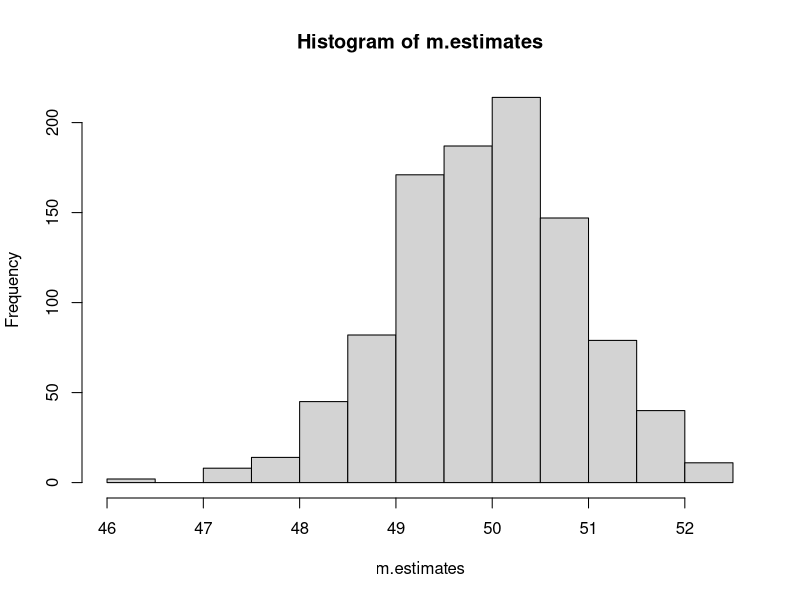
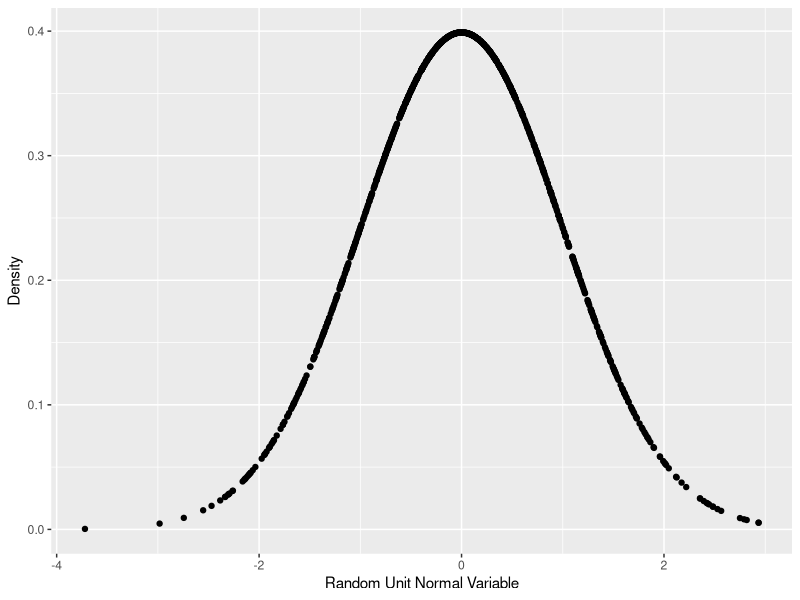
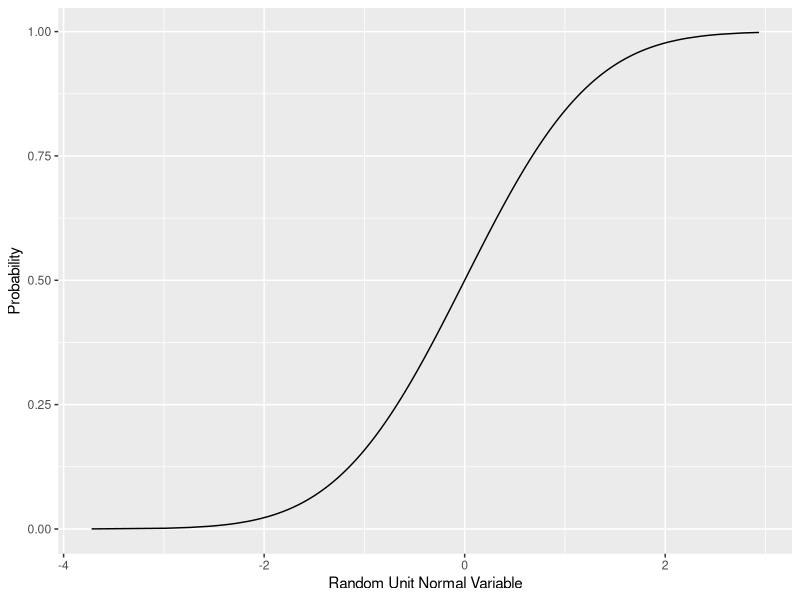
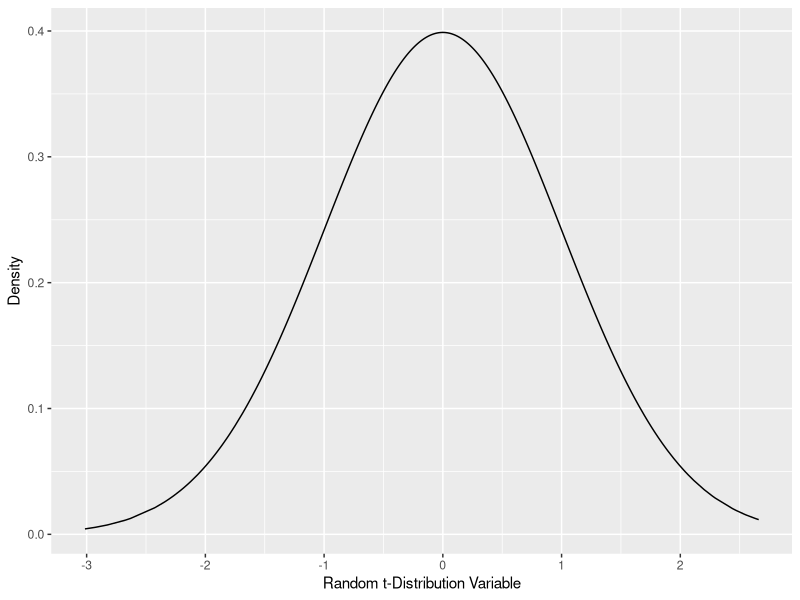
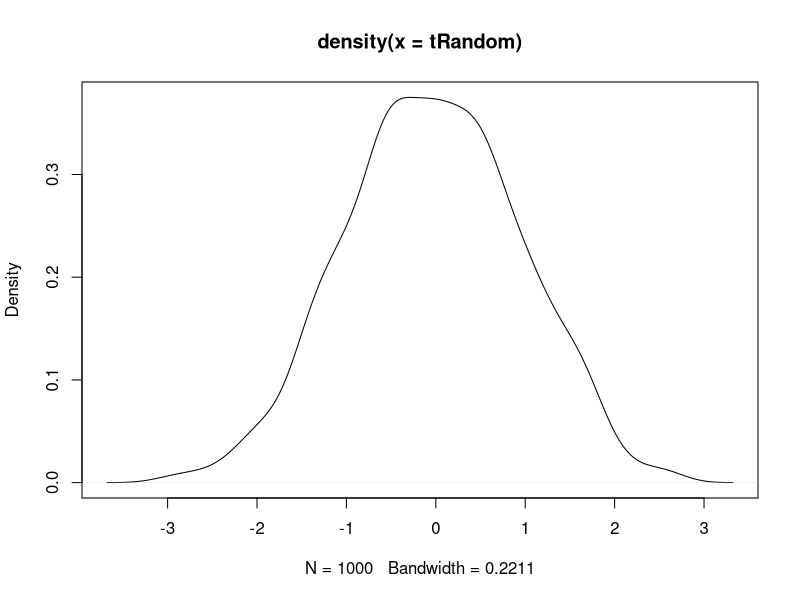
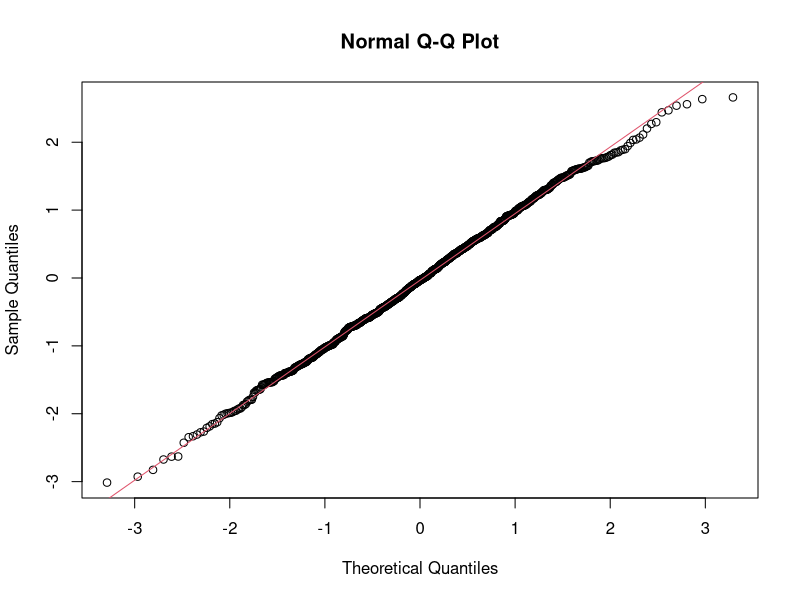
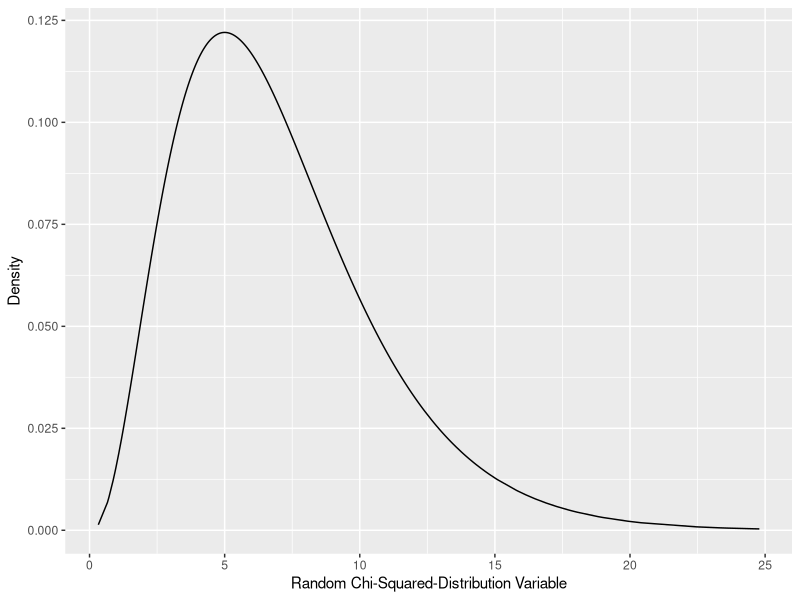

Here is the R script that generated these plots, in order:
# File: Sampling_normal_distribution.R
#------------------------------------
# Sample Statistic vs. Population Parameter
#    from the normal (Gaussian) distribution
#-------------------------------------

# Population Parameter: mu
# Sample Statistic: X_bar
# mu : mean
# sigma^2: variance
# sd = sqrt(variance) : standard deviation (S)
rand.normal <- rnorm (n=100, mean = 50, sd = 5)
mean (rand.normal) # sample mean
sd (rand.normal)   # sample standard deviation

# population mean estimates
m.estimates <- sapply (1:1000, 
          FUN=function(iter) { 
            mean(rnorm(100, mean=50, sd=10)) 
          })
hist(m.estimates)

mean (m.estimates)
# S.E. = standard error
var (m.estimates)

#------------------------------------
# Explore unit normal distribution
#-------------------------------------

# Generate 1000 points with the unit normal distribution
randUnitNormal <- rnorm(1000, mean=0, sd = 1)

# Calculate their distribution
densityRandUnitNormal <- dnorm(randUnitNormal)

# Plot the ditribution
require(ggplot2)
df <- data.frame(x=randUnitNormal, y=densityRandUnitNormal)
ggplot(df) + aes(x=x, y=y) + geom_point() +
         labs(x="Random Unit Normal Variable", y="Density")

# Compute the probability that x is less than 1.64
pnorm(1.64)

# Compute the probability that x lies between -1.96 and 1.96
pnorm(1.96) - pnorm(-1.96)

# Compute cumulative probability distribution
probabilityRandUnitNormal <- pnorm(randUnitNormal)
df2 <- data.frame(x=randUnitNormal, y=probabilityRandUnitNormal)
ggplot(df2) + aes(x=x, y=y) + geom_line() +
     labs(x="Random Unit Normal Variable", y="Probability")

1 - pnorm(1.96)

#------------------------------------
# Explore  t-distribution
#-------------------------------------

# Generate n random numbers from the t-distribution
# with n degrees of freedom
n = 1000
degf <- n
tRandom <- rt(n, df=degf)

# Confirm that the empirical mean is zero 
# and the variance of n / (n-2)
mean(tRandom)
var(tRandom)

# Compute and Plot the t-distribution
require(ggplot2)
densityTRandom <- dt(tRandom, df=degf)
df <- data.frame(x=tRandom, y=densityTRandom)
ggplot(df) + aes(x=x, y=y) + geom_line() +
  labs(x="Random t-Distribution Variable", y="Density")

# Use a Shapiro-Wilk test to check 
# whether tRandom is from the normal distribution
# when the p-value is lower than 0.05, 
# conclude that the sample deviates from normality
plot(density(tRandom))
shapiro.test(tRandom)

# Plot using the qqnorm()
qqnorm(tRandom)
qqline(tRandom, col=2)

#------------------------------------------
# Comparative analysis of t-distributions
# for different values  of n, sample size
#------------------------------------------



#------------------------------------
# Explore  Chi-squared-distribution
#-------------------------------------

# Generate n random numbers from the 
# Chi-squared-distribution
# with n degrees of freedom
n = 1000
df <- 7
chiSquaredRandom <- rchisq(n, df=df)

# Confirm that the empirical mean is n 
# and the variance is 2n 
mean(chiSquaredRandom)
var(chiSquaredRandom)

# Compute and Plot the chi-squared-distribution
require(ggplot2)
densityChiSquared <- dchisq(chiSquaredRandom, df=df)
df.data <- data.frame(x=chiSquaredRandom, y=densityChiSquared)
ggplot(df.data) + aes(x=x, y=y) + geom_line() +
  labs(x="Random Chi-Squared-Distribution Variable", y="Density")


